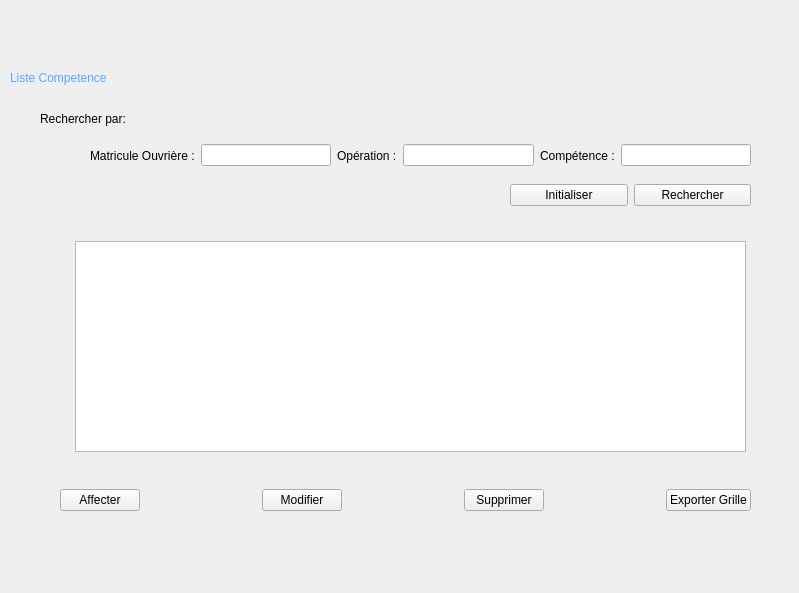
<?xml version="1.0" encoding="UTF-8"?>
<ui version="4.0">
 <class>Form</class>
 <widget class="QWidget" name="Form">
  <property name="geometry">
   <rect>
    <x>0</x>
    <y>0</y>
    <width>799</width>
    <height>593</height>
   </rect>
  </property>
  <property name="windowTitle">
   <string>Form</string>
  </property>
  <widget class="QWidget" name="horizontalLayoutWidget_16">
   <property name="geometry">
    <rect>
     <x>510</x>
     <y>180</y>
     <width>241</width>
     <height>31</height>
    </rect>
   </property>
   <layout class="QHBoxLayout" name="horizontalLayout_13">
    <item>
     <widget class="QPushButton" name="initialiser_cmp">
      <property name="text">
       <string>Initialiser</string>
      </property>
     </widget>
    </item>
    <item>
     <widget class="QPushButton" name="rechercher_cmp">
      <property name="text">
       <string>Rechercher</string>
      </property>
     </widget>
    </item>
   </layout>
  </widget>
  <widget class="QLabel" name="namepage_cmp">
   <property name="geometry">
    <rect>
     <x>10</x>
     <y>70</y>
     <width>131</width>
     <height>17</height>
    </rect>
   </property>
   <property name="text">
    <string>&lt;html&gt;&lt;head/&gt;&lt;body&gt;&lt;p&gt;&lt;span style=&quot; color:#55aaff;&quot;&gt;Liste Competence&lt;/span&gt;&lt;/p&gt;&lt;/body&gt;&lt;/html&gt;</string>
   </property>
  </widget>
  <widget class="QWidget" name="horizontalLayoutWidget_11">
   <property name="geometry">
    <rect>
     <x>60</x>
     <y>480</y>
     <width>691</width>
     <height>41</height>
    </rect>
   </property>
   <layout class="QHBoxLayout" name="horizontalLayout_18">
    <item>
     <widget class="QPushButton" name="affecter_cmp">
      <property name="text">
       <string>Affecter</string>
      </property>
     </widget>
    </item>
    <item>
     <spacer name="horizontalSpacer_15">
      <property name="orientation">
       <enum>Qt::Horizontal</enum>
      </property>
      <property name="sizeHint" stdset="0">
       <size>
        <width>40</width>
        <height>20</height>
       </size>
      </property>
     </spacer>
    </item>
    <item>
     <widget class="QPushButton" name="modifier_cmp">
      <property name="text">
       <string>Modifier</string>
      </property>
     </widget>
    </item>
    <item>
     <spacer name="horizontalSpacer_16">
      <property name="orientation">
       <enum>Qt::Horizontal</enum>
      </property>
      <property name="sizeHint" stdset="0">
       <size>
        <width>40</width>
        <height>20</height>
       </size>
      </property>
     </spacer>
    </item>
    <item>
     <widget class="QPushButton" name="supprimer_cmp">
      <property name="text">
       <string>Supprimer</string>
      </property>
     </widget>
    </item>
    <item>
     <spacer name="horizontalSpacer_17">
      <property name="orientation">
       <enum>Qt::Horizontal</enum>
      </property>
      <property name="sizeHint" stdset="0">
       <size>
        <width>40</width>
        <height>20</height>
       </size>
      </property>
     </spacer>
    </item>
    <item>
     <widget class="QPushButton" name="export_cmp">
      <property name="text">
       <string>Exporter Grille</string>
      </property>
     </widget>
    </item>
   </layout>
  </widget>
  <widget class="QLabel" name="labelrechercher_cmp">
   <property name="geometry">
    <rect>
     <x>40</x>
     <y>110</y>
     <width>111</width>
     <height>17</height>
    </rect>
   </property>
   <property name="text">
    <string>Rechercher par: </string>
   </property>
  </widget>
  <widget class="QWidget" name="horizontalLayoutWidget">
   <property name="geometry">
    <rect>
     <x>90</x>
     <y>140</y>
     <width>661</width>
     <height>31</height>
    </rect>
   </property>
   <layout class="QHBoxLayout" name="horizontalLayout_17">
    <item>
     <widget class="QLabel" name="labelouvr_cmp">
      <property name="text">
       <string>Matricule Ouvrière :</string>
      </property>
     </widget>
    </item>
    <item>
     <widget class="QLineEdit" name="line_ouvr_cmp"/>
    </item>
    <item>
     <widget class="QLabel" name="labelop_cmp">
      <property name="text">
       <string>Opération :</string>
      </property>
     </widget>
    </item>
    <item>
     <widget class="QLineEdit" name="op_cmp"/>
    </item>
    <item>
     <widget class="QLabel" name="labelcomp_cmp">
      <property name="text">
       <string>Compétence :</string>
      </property>
     </widget>
    </item>
    <item>
     <widget class="QLineEdit" name="comp_cmp"/>
    </item>
   </layout>
  </widget>
  <widget class="QTableView" name="competence">
   <property name="geometry">
    <rect>
     <x>75</x>
     <y>241</y>
     <width>671</width>
     <height>211</height>
    </rect>
   </property>
  </widget>
 </widget>
 <resources/>
 <connections/>
</ui>
